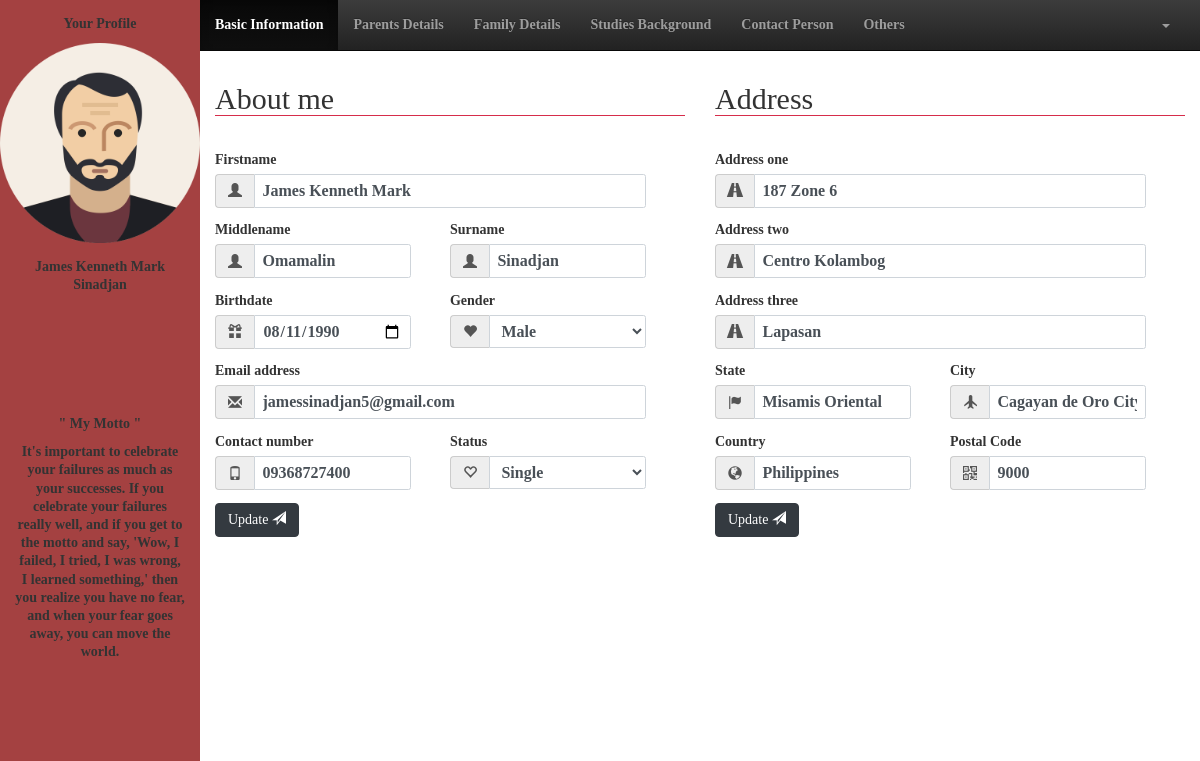
The app's page /user/basicinfo.php?id=6 (signed in), older data.
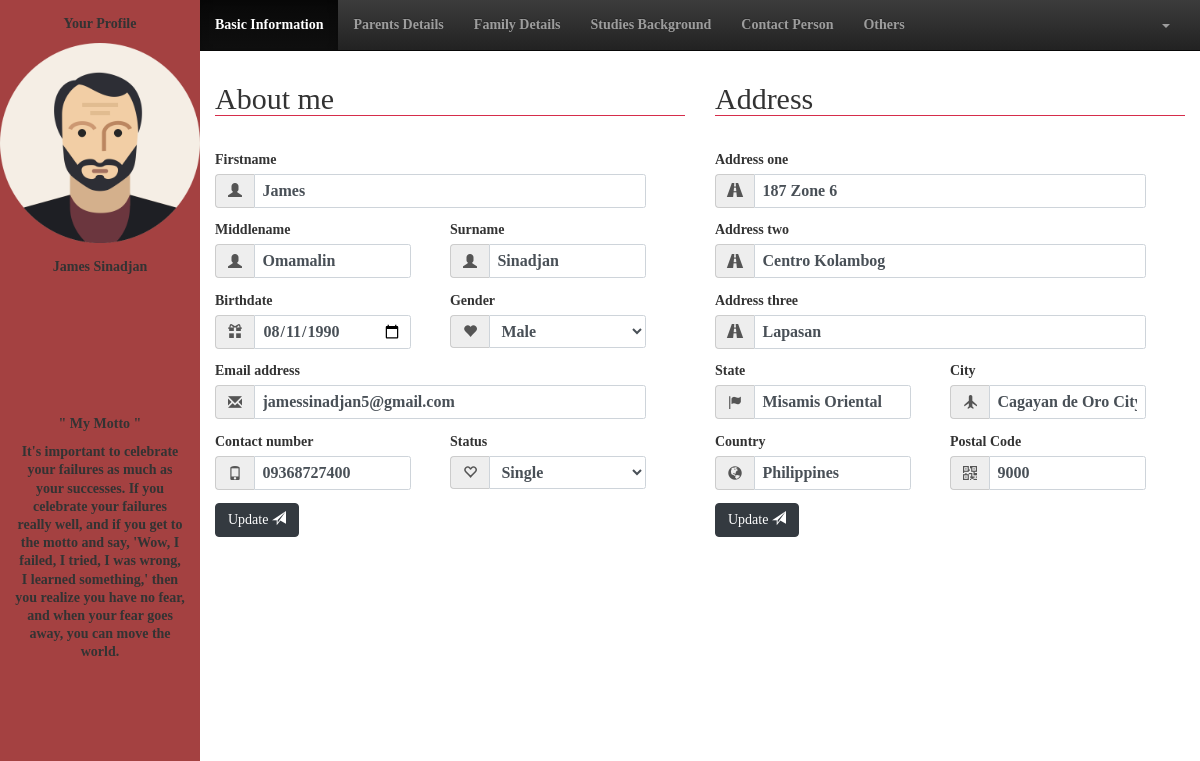
The same page, newer data.
### tables this page shows
CREATE TABLE `staff` (
  `staff_id` bigint(20) NOT NULL,
  `fname` varchar(50) NOT NULL,
  `mname` varchar(50) DEFAULT NULL,
  `lname` varchar(50) NOT NULL,
  `birthdate` date NOT NULL,
  `cellnum` varchar(50) NOT NULL,
  `telnum` varchar(50) DEFAULT NULL,
  `email` varchar(50) NOT NULL,
  `status` varchar(50) NOT NULL,
  `gender` varchar(50) NOT NULL,
  `type` varchar(50) NOT NULL,
  `department` varchar(50) NOT NULL,
  `password` varchar(50) NOT NULL
);

### user/basicinfo.php (the view, shortened to what the changed rows need)
<!DOCTYPE html>
	<html lang="en">
	<head>
		<link rel="stylesheet" href="css/bootstrap.css">
		<link rel="stylesheet" href="css/stylesheet.css">
		<link rel="stylesheet" href="css/bootstrap-theme.css">
	</head>
	<body>
		<div class="col-2">
			<div class="row-12 sidebar">
				<div class="row-6">
					<?php
						$space = " ";
						$id = $_GET['id'];
						include_once("action/session.php");
						$query = "SELECT * FROM staff WHERE staff_id = '$id'";
						$result = mysqli_query($connect,$query);
						if(mysqli_num_rows($result) > 0){
							while($row = mysqli_fetch_assoc($result)):
					?>
					<form action="">
						<div class="row-2 container text-center">
							<p>Your Profile</p>
						</div>
						<div class="row-7 text-center">
							<img src="img/avatar.png" alt="" style="width: 200px; height: 200px;">
						</div>
						<div class="row-3 container text-center">
							<p><?php echo $row['fname'].$space.$row['lname'] ?></p>
						</div>
					</form>
					<?php endwhile;} ?>
				</div>
			</div>
		</div>
		<div class="col-10">
			<div class="row-10">
				<div class="col-6">
					<form class="row-12" action="action/update_basicinfo.php<?php echo '?id='.$_GET['id'].''?>" method="post">
						<?php
							$id = $_GET['id'];
							include_once("action/session.php");
							$query = "SELECT * FROM staff WHERE staff_id = '$id'";
							$result = mysqli_query($connect,$query);
							if(mysqli_num_rows($result) > 0){
								while($row = mysqli_fetch_assoc($result)):
						?>
						<div class="container form-group">
							<legend><h2>About me</h2></legend>
						</div>
						<div class="container row-1 form-group" style="margin-bottom: 15px;">
							<div class=" col-11">
								<label for="">Firstname</label>
								<div class="input-group">
									<span class="input-group-addon"><i class="glyphicon glyphicon-user"></i></span>
									<input class="form-control" type="text" name="fname" required placeholder="firstname" value="<?php echo $row['fname'] ?>">
								</div>
							</div>
						</div>
						<div class="container row-1 form-group" style="margin-bottom: 15px;">
							<div class=" col-5">
								<label for="">Middlename</label>
								<div class="input-group">
									<span class="input-group-addon"><i class="glyphicon glyphicon-user"></i></span>
									<input class="form-control" type="text" name="mname" required placeholder="middlename" value="<?php echo $row['mname'] ?>">
								</div>
							</div>
							<div class="col-1"></div>
							<div class=" col-5">
								<label for="">Surname</label>
								<div class="input-group">
									<span class="input-group-addon"><i class="glyphicon glyphicon-user"></i></span>
									<input class="form-control" type="text" name="sname" required placeholder="surname" value="<?php echo $row['lname'] ?>">
								</div>
							</div>
						</div>
						<div class="container row-1 form-group" style="margin-bottom: 15px;">
							<div class="col-5">
								<label for="">Birthdate</label>
								<div class="input-group">
									<span class="input-group-addon"><i class="glyphicon glyphicon-gift"></i></span>
									<input class="form-control" type="date" name="dob" required value="<?php echo $row['birthdate'] ?>">
								</div>
							</div>
							<div class="col-1"></div>
							<div class="col-5">
								<label for="">Gender</label>
								<div class="input-group">
									<span class="input-group-addon"><i class="glyphicon glyphicon-heart"></i></span>
									<select class="form-control" name="gender">
	                                    <option value="Male">Male</option>
	                                </select>
								</div>
							</div>
						</div>
						<div class="container row-1 form-group" style="margin-bottom: 15px;">
							<div class="col-11">
								<label for="">Email address</label>
								<div class="input-group">
									<span class="input-group-addon"><i class="glyphicon glyphicon-envelope"></i></span>
									<input class="form-control" type="email" name="email" required placeholder="your@email.com" value="<?php echo $row['email'] ?>">
								</div>
							</div>
						</div>
						<div class="container row-1 form-group" style="margin-bottom: 15px;">
							<div class="col-5">
								<label for="">Contact number</label>
								<div class="input-group">
									<span class="input-group-addon"><i class="glyphicon glyphicon-phone"></i></span>
									<input class="form-control" type="text" name="contnum" required placeholder="+639 *** ****" value="<?php echo $row['cellnum'] ?>">
								</div>
							</div>
							<div class="col-1"></div>
							<div class="col-5">
								<label for="">Status</label>
								<div class="input-group">
									<span class="input-group-addon"><i class="glyphicon glyphicon-heart-empty"></i></span>
									<select class="form-control" name="status">
	                                    <option value="Single">Single</option>
	                                </select>
								</div>
							</div>
						</div>
						<div class="container row-1 form-group" style="margin-bottom: 15px;">
							<button class="btn btn-dark" type="submit" name="about_update" data-toggle="modal" data-target="#update">Update  <span class="glyphicon glyphicon-send"></span></button>
						</div>
						<?php endwhile;} ?>
					</form>
				</div>
				<div class="col-6">
					<form class="row-12" action="action/update_basicinfo.php<?php echo '?id='.$_GET['id'].''?>" method="post">
						<?php
							$id = $_GET['id'];
							include_once("action/session.php");
							$query = "SELECT * FROM current_address WHERE staff_id = '$id'";
							$result = mysqli_query($connect,$query);
							if(mysqli_num_rows($result) > 0){
								while($row = mysqli_fetch_assoc($result)):
						?>
						<div class="container form-group">
							<legend><h2>Address</h2></legend>
						</div>
						<?php endwhile;} ?>
					</form>
				</div>
			</div>
		</div>
	</body>
</html>

Row changes from the older to the newer data that the page shows:
changed staff "Sinadjan": fname "James Kenneth Mark" → "James"
